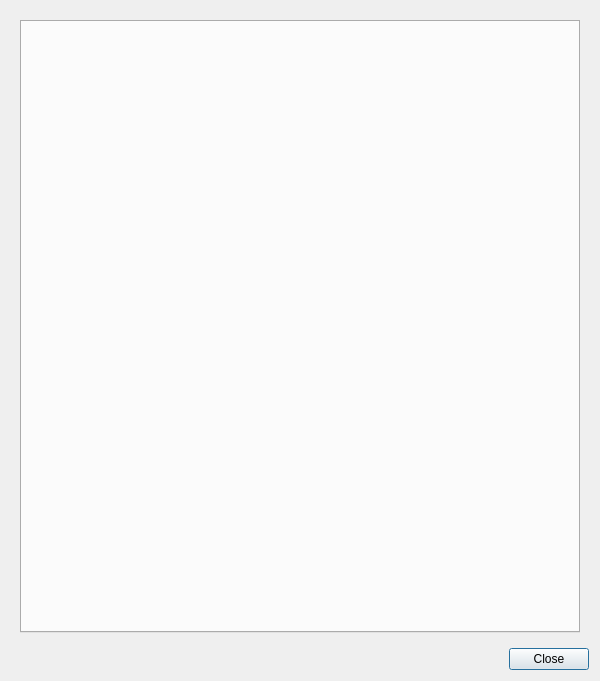
<?xml version="1.0" encoding="UTF-8"?>
<ui version="4.0">
 <class>Dialog</class>
 <widget class="QDialog" name="Dialog">
  <property name="geometry">
   <rect>
    <x>0</x>
    <y>0</y>
    <width>600</width>
    <height>681</height>
   </rect>
  </property>
  <property name="windowTitle">
   <string>Dialog</string>
  </property>
  <layout class="QGridLayout" name="gridLayout_2">
   <item row="0" column="0">
    <widget class="QWidget" name="centralwidget" native="true">
     <property name="sizePolicy">
      <sizepolicy hsizetype="Preferred" vsizetype="Expanding">
       <horstretch>0</horstretch>
       <verstretch>0</verstretch>
      </sizepolicy>
     </property>
     <layout class="QVBoxLayout" name="verticalLayout">
      <item>
       <widget class="QTabWidget" name="main_tab">
        <property name="currentIndex">
         <number>-1</number>
        </property>
       </widget>
      </item>
     </layout>
    </widget>
   </item>
   <item row="1" column="0">
    <layout class="QHBoxLayout" name="horizontalLayout">
     <item>
      <spacer name="horizontalSpacer">
       <property name="orientation">
        <enum>Qt::Horizontal</enum>
       </property>
       <property name="sizeType">
        <enum>QSizePolicy::MinimumExpanding</enum>
       </property>
       <property name="sizeHint" stdset="0">
        <size>
         <width>40</width>
         <height>20</height>
        </size>
       </property>
      </spacer>
     </item>
     <item>
      <widget class="QPushButton" name="btn_close">
       <property name="text">
        <string>Close</string>
       </property>
      </widget>
     </item>
    </layout>
   </item>
  </layout>
 </widget>
 <resources/>
 <connections/>
</ui>
